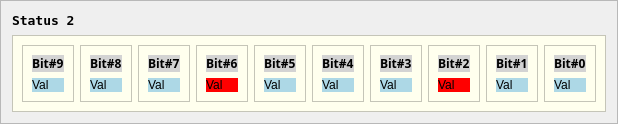
     <widget class="QFrame" name="frame_26">
      <property name="frameShape">
       <enum>QFrame::StyledPanel</enum>
      </property>
      <property name="frameShadow">
       <enum>QFrame::Raised</enum>
      </property>
      <layout class="QVBoxLayout" name="verticalLayout_23">
       <item>
        <widget class="QLabel" name="label_43">
         <property name="font">
          <font>
           <family>Terminal</family>
           <pointsize>10</pointsize>
           <weight>75</weight>
           <bold>true</bold>
          </font>
         </property>
         <property name="text">
          <string>Status 2</string>
         </property>
        </widget>
       </item>
       <item>
        <widget class="QFrame" name="frame_27">
         <property name="styleSheet">
          <string notr="true">background-color: #FFE ;</string>
         </property>
         <property name="frameShape">
          <enum>QFrame::StyledPanel</enum>
         </property>
         <property name="frameShadow">
          <enum>QFrame::Raised</enum>
         </property>
         <layout class="QHBoxLayout" name="horizontalLayout_3">
          <item>
           <widget class="QFrame" name="frame_28">
            <property name="styleSheet">
             <string notr="true">background-color: #FFE;</string>
            </property>
            <property name="frameShape">
             <enum>QFrame::StyledPanel</enum>
            </property>
            <property name="frameShadow">
             <enum>QFrame::Sunken</enum>
            </property>
            <layout class="QVBoxLayout" name="verticalLayout_24">
             <item>
              <widget class="QLabel" name="label_44">
               <property name="font">
                <font>
                 <family>Segoe UI Variable Small Semibol</family>
                 <weight>75</weight>
                 <bold>true</bold>
                </font>
               </property>
               <property name="styleSheet">
                <string notr="true">background-color: lightgray;</string>
               </property>
               <property name="text">
                <string>Bit#9</string>
               </property>
              </widget>
             </item>
             <item>
              <widget class="QLabel" name="label_45">
               <property name="styleSheet">
                <string notr="true">background-color: lightblue;</string>
               </property>
               <property name="text">
                <string>Val</string>
               </property>
              </widget>
             </item>
            </layout>
           </widget>
          </item>
          <item>
           <widget class="QFrame" name="frame_29">
            <property name="styleSheet">
             <string notr="true">background-color: #FFE;</string>
            </property>
            <property name="frameShape">
             <enum>QFrame::StyledPanel</enum>
            </property>
            <property name="frameShadow">
             <enum>QFrame::Sunken</enum>
            </property>
            <layout class="QVBoxLayout" name="verticalLayout_25">
             <item>
              <widget class="QLabel" name="label_46">
               <property name="font">
                <font>
                 <family>Segoe UI Variable Small Semibol</family>
                 <weight>75</weight>
                 <bold>true</bold>
                </font>
               </property>
               <property name="styleSheet">
                <string notr="true">background-color: lightgray;</string>
               </property>
               <property name="text">
                <string>Bit#8</string>
               </property>
              </widget>
             </item>
             <item>
              <widget class="QLabel" name="label_47">
               <property name="styleSheet">
                <string notr="true">background-color: lightblue;</string>
               </property>
               <property name="text">
                <string>Val</string>
               </property>
              </widget>
             </item>
            </layout>
           </widget>
          </item>
          <item>
           <widget class="QFrame" name="frame_30">
            <property name="styleSheet">
             <string notr="true">background-color: #FFE;</string>
            </property>
            <property name="frameShape">
             <enum>QFrame::StyledPanel</enum>
            </property>
            <property name="frameShadow">
             <enum>QFrame::Sunken</enum>
            </property>
            <layout class="QVBoxLayout" name="verticalLayout_26">
             <item>
              <widget class="QLabel" name="label_48">
               <property name="font">
                <font>
                 <family>Segoe UI Variable Small Semibol</family>
                 <weight>75</weight>
                 <bold>true</bold>
                </font>
               </property>
               <property name="styleSheet">
                <string notr="true">background-color: lightgray;</string>
               </property>
               <property name="text">
                <string>Bit#7</string>
               </property>
              </widget>
             </item>
             <item>
              <widget class="QLabel" name="label_49">
               <property name="styleSheet">
                <string notr="true">background-color: lightblue;</string>
               </property>
               <property name="text">
                <string>Val</string>
               </property>
              </widget>
             </item>
            </layout>
           </widget>
          </item>
          <item>
           <widget class="QFrame" name="frame_31">
            <property name="styleSheet">
             <string notr="true">background-color: #FFE;</string>
            </property>
            <property name="frameShape">
             <enum>QFrame::StyledPanel</enum>
            </property>
            <property name="frameShadow">
             <enum>QFrame::Sunken</enum>
            </property>
            <layout class="QVBoxLayout" name="verticalLayout_27">
             <item>
              <widget class="QLabel" name="label_50">
               <property name="font">
                <font>
                 <family>Segoe UI Variable Small Semibol</family>
                 <weight>75</weight>
                 <bold>true</bold>
                </font>
               </property>
               <property name="styleSheet">
                <string notr="true">background-color: lightgray;</string>
               </property>
               <property name="text">
                <string>Bit#6</string>
               </property>
              </widget>
             </item>
             <item>
              <widget class="QLabel" name="label_51">
               <property name="styleSheet">
                <string notr="true">background-color: red;</string>
               </property>
               <property name="text">
                <string>Val</string>
               </property>
              </widget>
             </item>
            </layout>
           </widget>
          </item>
          <item>
           <widget class="QFrame" name="frame_32">
            <property name="styleSheet">
             <string notr="true">background-color: #FFE;</string>
            </property>
            <property name="frameShape">
             <enum>QFrame::StyledPanel</enum>
            </property>
            <property name="frameShadow">
             <enum>QFrame::Sunken</enum>
            </property>
            <layout class="QVBoxLayout" name="verticalLayout_28">
             <item>
              <widget class="QLabel" name="label_52">
               <property name="font">
                <font>
                 <family>Segoe UI Variable Small Semibol</family>
                 <weight>75</weight>
                 <bold>true</bold>
                </font>
               </property>
               <property name="styleSheet">
                <string notr="true">background-color: lightgray;</string>
               </property>
               <property name="text">
                <string>Bit#5</string>
               </property>
              </widget>
             </item>
             <item>
              <widget class="QLabel" name="label_53">
               <property name="styleSheet">
                <string notr="true">background-color: lightblue;</string>
               </property>
               <property name="text">
                <string>Val</string>
               </property>
              </widget>
             </item>
            </layout>
           </widget>
          </item>
          <item>
           <widget class="QFrame" name="frame_33">
            <property name="styleSheet">
             <string notr="true">background-color: #FFE;</string>
            </property>
            <property name="frameShape">
             <enum>QFrame::StyledPanel</enum>
            </property>
            <property name="frameShadow">
             <enum>QFrame::Sunken</enum>
            </property>
            <layout class="QVBoxLayout" name="verticalLayout_29">
             <item>
              <widget class="QLabel" name="label_54">
               <property name="font">
                <font>
                 <family>Segoe UI Variable Small Semibol</family>
                 <weight>75</weight>
                 <bold>true</bold>
                </font>
               </property>
               <property name="styleSheet">
                <string notr="true">background-color: lightgray;</string>
               </property>
               <property name="text">
                <string>Bit#4</string>
               </property>
              </widget>
             </item>
             <item>
              <widget class="QLabel" name="label_55">
               <property name="styleSheet">
                <string notr="true">background-color: lightblue;</string>
               </property>
               <property name="text">
                <string>Val</string>
               </property>
              </widget>
             </item>
            </layout>
           </widget>
          </item>
          <item>
           <widget class="QFrame" name="frame_34">
            <property name="styleSheet">
             <string notr="true">background-color: #FFE;</string>
            </property>
            <property name="frameShape">
             <enum>QFrame::StyledPanel</enum>
            </property>
            <property name="frameShadow">
             <enum>QFrame::Sunken</enum>
            </property>
            <layout class="QVBoxLayout" name="verticalLayout_30">
             <item>
              <widget class="QLabel" name="label_56">
               <property name="font">
                <font>
                 <family>Segoe UI Variable Small Semibol</family>
                 <weight>75</weight>
                 <bold>true</bold>
                </font>
               </property>
               <property name="styleSheet">
                <string notr="true">background-color: lightgray;</string>
               </property>
               <property name="text">
                <string>Bit#3</string>
               </property>
              </widget>
             </item>
             <item>
              <widget class="QLabel" name="label_57">
               <property name="styleSheet">
                <string notr="true">background-color: lightblue;</string>
               </property>
               <property name="text">
                <string>Val</string>
               </property>
              </widget>
             </item>
            </layout>
           </widget>
          </item>
          <item>
           <widget class="QFrame" name="frame_35">
            <property name="styleSheet">
             <string notr="true">background-color: #FFE;</string>
            </property>
            <property name="frameShape">
             <enum>QFrame::StyledPanel</enum>
            </property>
            <property name="frameShadow">
             <enum>QFrame::Sunken</enum>
            </property>
            <layout class="QVBoxLayout" name="verticalLayout_31">
             <item>
              <widget class="QLabel" name="label_58">
               <property name="font">
                <font>
                 <family>Segoe UI Variable Small Semibol</family>
                 <weight>75</weight>
                 <bold>true</bold>
                </font>
               </property>
               <property name="styleSheet">
                <string notr="true">background-color: lightgray;</string>
               </property>
               <property name="text">
                <string>Bit#2</string>
               </property>
              </widget>
             </item>
             <item>
              <widget class="QLabel" name="label_59">
               <property name="styleSheet">
                <string notr="true">background-color: red;</string>
               </property>
               <property name="text">
                <string>Val</string>
               </property>
              </widget>
             </item>
            </layout>
           </widget>
          </item>
          <item>
           <widget class="QFrame" name="frame_36">
            <property name="styleSheet">
             <string notr="true">background-color: #FFE;</string>
            </property>
            <property name="frameShape">
             <enum>QFrame::StyledPanel</enum>
            </property>
            <property name="frameShadow">
             <enum>QFrame::Sunken</enum>
            </property>
            <layout class="QVBoxLayout" name="verticalLayout_32">
             <item>
              <widget class="QLabel" name="label_60">
               <property name="font">
                <font>
                 <family>Segoe UI Variable Small Semibol</family>
                 <weight>75</weight>
                 <bold>true</bold>
                </font>
               </property>
               <property name="styleSheet">
                <string notr="true">background-color: lightgray;</string>
               </property>
               <property name="text">
                <string>Bit#1</string>
               </property>
              </widget>
             </item>
             <item>
              <widget class="QLabel" name="label_61">
               <property name="styleSheet">
                <string notr="true">background-color: lightblue;</string>
               </property>
               <property name="text">
                <string>Val</string>
               </property>
              </widget>
             </item>
            </layout>
           </widget>
          </item>
          <item>
           <widget class="QFrame" name="frame_37">
            <property name="styleSheet">
             <string notr="true">background-color: #FFE;</string>
            </property>
            <property name="frameShape">
             <enum>QFrame::StyledPanel</enum>
            </property>
            <property name="frameShadow">
             <enum>QFrame::Sunken</enum>
            </property>
            <layout class="QVBoxLayout" name="verticalLayout_33">
             <item>
              <widget class="QLabel" name="label_62">
               <property name="font">
                <font>
                 <family>Segoe UI Variable Small Semibol</family>
                 <weight>75</weight>
                 <bold>true</bold>
                </font>
               </property>
               <property name="styleSheet">
                <string notr="true">background-color: lightgray;</string>
               </property>
               <property name="text">
                <string>Bit#0</string>
               </property>
              </widget>
             </item>
             <item>
              <widget class="QLabel" name="label_63">
               <property name="styleSheet">
                <string notr="true">background-color: lightblue;</string>
               </property>
               <property name="text">
                <string>Val</string>
               </property>
              </widget>
             </item>
            </layout>
           </widget>
          </item>
         </layout>
        </widget>
       </item>
      </layout>
     </widget>
